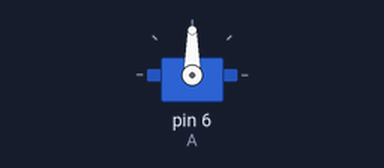
Bench run of a sketch on a simulated Arduino Uno, built with avr-gcc and run on an emulated ATmega328P. On the bench: servo.

Above: at 0.05 s.
At 1.5 s:
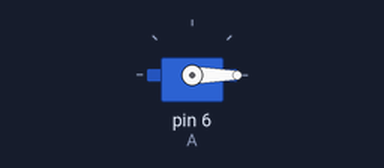
At 3.0 s:
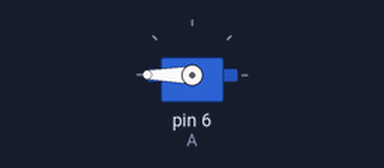
Timing chart, 0 to 6.9 s (numbered marks = the images above):
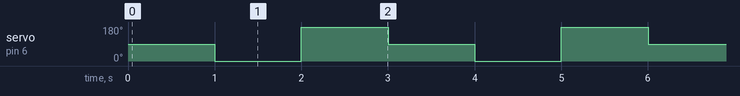

The sketch:

8_servo_rotation1.ino
```cpp
#include<Servo.h>
Servo A;
void setup()
{
  A.attach(6);
}
void loop()
{
  A.write(90);
  delay(1000);
  A.write(0);
  delay(1000);
  A.write(180);
  delay(1000);
}
```

Measured:
- by itself, servo on pin 6 (A): repeats every 3.0 s: 180° 1.0 s, 90° 1.0 s, 0° 1.0 s
